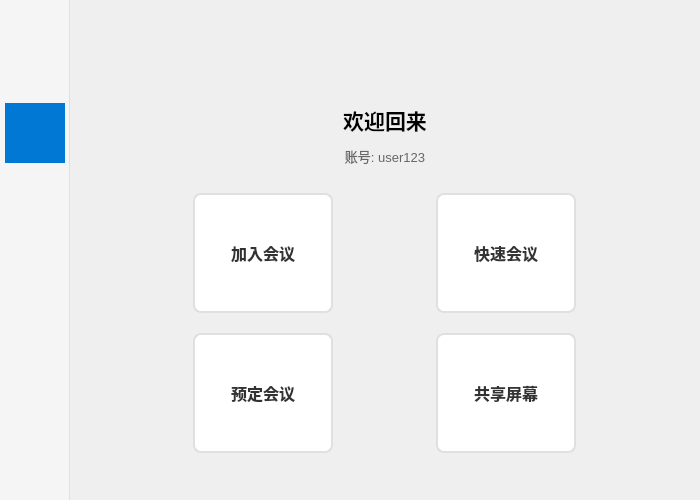
<?xml version="1.0" encoding="UTF-8"?>
<ui version="4.0">
 <class>Home</class>
 <widget class="QWidget" name="Home">
  <property name="geometry">
   <rect>
    <x>0</x>
    <y>0</y>
    <width>700</width>
    <height>500</height>
   </rect>
  </property>
  <property name="windowTitle">
   <string>MeetEx</string>
  </property>
  <layout class="QHBoxLayout" name="mainLayout">
   <property name="spacing">
    <number>0</number>
   </property>
   <property name="leftMargin">
    <number>0</number>
   </property>
   <property name="topMargin">
    <number>0</number>
   </property>
   <property name="rightMargin">
    <number>0</number>
   </property>
   <property name="bottomMargin">
    <number>0</number>
   </property>
   <item>
    <widget class="QWidget" name="sidebarWidget">
     <property name="minimumSize">
      <size>
       <width>70</width>
       <height>0</height>
      </size>
     </property>
     <property name="maximumSize">
      <size>
       <width>70</width>
       <height>16777215</height>
      </size>
     </property>
     <property name="styleSheet">
      <string notr="true">QWidget#sidebarWidget {
    background-color: #f5f5f5;
    border-right: 1px solid #e0e0e0;
}
QPushButton {
    border: none;
    background: transparent;
    padding: 10px;
}
QPushButton:hover {
    background-color: #e8e8e8;
}
QPushButton:checked {
    background-color: #0078d4;
}</string>
     </property>
     <layout class="QVBoxLayout" name="sidebarLayout">
      <property name="spacing">
       <number>5</number>
      </property>
      <property name="leftMargin">
       <number>5</number>
      </property>
      <property name="topMargin">
       <number>20</number>
      </property>
      <property name="rightMargin">
       <number>5</number>
      </property>
      <property name="bottomMargin">
       <number>20</number>
      </property>
      <item>
       <widget class="QPushButton" name="accountBtn">
        <property name="minimumSize">
         <size>
          <width>60</width>
          <height>60</height>
         </size>
        </property>
        <property name="maximumSize">
         <size>
          <width>60</width>
          <height>60</height>
         </size>
        </property>
        <property name="toolTip">
         <string>账号</string>
        </property>
        <property name="icon">
         <iconset resource="../res/home.qrc">
          <normaloff>:/assets/user.png</normaloff>:/assets/user.png</iconset>
        </property>
        <property name="iconSize">
         <size>
          <width>32</width>
          <height>32</height>
         </size>
        </property>
        <property name="checkable">
         <bool>true</bool>
        </property>
       </widget>
      </item>
      <item>
       <widget class="QPushButton" name="meetingBtn">
        <property name="minimumSize">
         <size>
          <width>60</width>
          <height>60</height>
         </size>
        </property>
        <property name="maximumSize">
         <size>
          <width>60</width>
          <height>60</height>
         </size>
        </property>
        <property name="toolTip">
         <string>会议</string>
        </property>
        <property name="icon">
         <iconset resource="../res/home.qrc">
          <normaloff>:/assets/meeting_2.png</normaloff>:/assets/meeting_2.png</iconset>
        </property>
        <property name="iconSize">
         <size>
          <width>32</width>
          <height>32</height>
         </size>
        </property>
        <property name="checkable">
         <bool>true</bool>
        </property>
        <property name="checked">
         <bool>true</bool>
        </property>
       </widget>
      </item>
      <item>
       <widget class="QPushButton" name="addressBookBtn">
        <property name="minimumSize">
         <size>
          <width>60</width>
          <height>60</height>
         </size>
        </property>
        <property name="maximumSize">
         <size>
          <width>60</width>
          <height>60</height>
         </size>
        </property>
        <property name="toolTip">
         <string>地址簿</string>
        </property>
        <property name="icon">
         <iconset resource="../res/home.qrc">
          <normaloff>:/assets/participants.png</normaloff>:/assets/participants.png</iconset>
        </property>
        <property name="iconSize">
         <size>
          <width>32</width>
          <height>32</height>
         </size>
        </property>
        <property name="checkable">
         <bool>true</bool>
        </property>
       </widget>
      </item>
      <item>
       <widget class="QPushButton" name="mailBtn">
        <property name="minimumSize">
         <size>
          <width>60</width>
          <height>60</height>
         </size>
        </property>
        <property name="maximumSize">
         <size>
          <width>60</width>
          <height>60</height>
         </size>
        </property>
        <property name="toolTip">
         <string>邮箱</string>
        </property>
        <property name="icon">
         <iconset resource="../res/home.qrc">
          <normaloff>:/assets/email.png</normaloff>:/assets/email.png</iconset>
        </property>
        <property name="iconSize">
         <size>
          <width>32</width>
          <height>32</height>
         </size>
        </property>
        <property name="checkable">
         <bool>true</bool>
        </property>
       </widget>
      </item>
      <item>
       <widget class="QPushButton" name="recordBtn">
        <property name="minimumSize">
         <size>
          <width>60</width>
          <height>60</height>
         </size>
        </property>
        <property name="maximumSize">
         <size>
          <width>60</width>
          <height>60</height>
         </size>
        </property>
        <property name="toolTip">
         <string>录制</string>
        </property>
        <property name="icon">
         <iconset resource="../res/home.qrc">
          <normaloff>:/assets/record_button.png</normaloff>:/assets/record_button.png</iconset>
        </property>
        <property name="iconSize">
         <size>
          <width>32</width>
          <height>32</height>
         </size>
        </property>
        <property name="checkable">
         <bool>true</bool>
        </property>
       </widget>
      </item>
      <item>
       <spacer name="sidebarSpacer">
        <property name="orientation">
         <enum>Qt::Vertical</enum>
        </property>
       </spacer>
      </item>
      <item>
       <widget class="QPushButton" name="settingsBtn">
        <property name="minimumSize">
         <size>
          <width>60</width>
          <height>60</height>
         </size>
        </property>
        <property name="maximumSize">
         <size>
          <width>60</width>
          <height>60</height>
         </size>
        </property>
        <property name="toolTip">
         <string>设置</string>
        </property>
        <property name="icon">
         <iconset resource="../res/home.qrc">
          <normaloff>:/assets/settings_cog.png</normaloff>:/assets/settings_cog.png</iconset>
        </property>
        <property name="iconSize">
         <size>
          <width>32</width>
          <height>32</height>
         </size>
        </property>
        <property name="checkable">
         <bool>true</bool>
        </property>
       </widget>
      </item>
     </layout>
    </widget>
   </item>
   <item>
    <widget class="QStackedWidget" name="stackedWidget">
     <property name="currentIndex">
      <number>0</number>
     </property>
     <widget class="QWidget" name="meetingPage">
      <layout class="QVBoxLayout" name="meetingPageLayout">
       <property name="spacing">
        <number>20</number>
       </property>
       <property name="leftMargin">
        <number>40</number>
       </property>
       <property name="topMargin">
        <number>30</number>
       </property>
       <property name="rightMargin">
        <number>40</number>
       </property>
       <property name="bottomMargin">
        <number>40</number>
       </property>
       <item>
        <layout class="QVBoxLayout" name="userInfoLayout">
         <property name="spacing">
          <number>10</number>
         </property>
         <item>
          <widget class="QLabel" name="avatarLabel">
           <property name="minimumSize">
            <size>
             <width>64</width>
             <height>64</height>
            </size>
           </property>
           <property name="maximumSize">
            <size>
             <width>64</width>
             <height>64</height>
            </size>
           </property>
           <property name="pixmap">
            <pixmap resource="../res/home.qrc">:/assets/user.png</pixmap>
           </property>
           <property name="scaledContents">
            <bool>true</bool>
           </property>
           <property name="alignment">
            <set>Qt::AlignCenter</set>
           </property>
          </widget>
         </item>
         <item>
          <widget class="QLabel" name="nicknameLabel">
           <property name="font">
            <font>
             <pointsize>16</pointsize>
             <bold>true</bold>
            </font>
           </property>
           <property name="text">
            <string>欢迎回来</string>
           </property>
           <property name="alignment">
            <set>Qt::AlignCenter</set>
           </property>
          </widget>
         </item>
         <item>
          <widget class="QLabel" name="accountInfoLabel">
           <property name="font">
            <font>
             <pointsize>10</pointsize>
            </font>
           </property>
           <property name="styleSheet">
            <string notr="true">color: #666666;</string>
           </property>
           <property name="text">
            <string>账号: user123</string>
           </property>
           <property name="alignment">
            <set>Qt::AlignCenter</set>
           </property>
          </widget>
         </item>
        </layout>
       </item>
       <item>
        <spacer name="topSpacer">
         <property name="orientation">
          <enum>Qt::Vertical</enum>
         </property>
        </spacer>
       </item>
       <item>
        <layout class="QGridLayout" name="functionGrid">
         <property name="spacing">
          <number>20</number>
         </property>
         <item row="0" column="0">
          <widget class="QPushButton" name="joinmeetingBtn">
           <property name="minimumSize">
            <size>
             <width>140</width>
             <height>120</height>
            </size>
           </property>
           <property name="maximumSize">
            <size>
             <width>140</width>
             <height>120</height>
            </size>
           </property>
           <property name="font">
            <font>
             <pointsize>12</pointsize>
             <bold>true</bold>
            </font>
           </property>
           <property name="styleSheet">
            <string notr="true">QPushButton {
    background-color: #ffffff;
    border: 2px solid #e0e0e0;
    border-radius: 8px;
    color: #333333;
}
QPushButton:hover {
    background-color: #f0f7ff;
    border-color: #0078d4;
}
QPushButton:pressed {
    background-color: #0078d4;
    color: #ffffff;
}</string>
           </property>
           <property name="text">
            <string>加入会议</string>
           </property>
           <property name="icon">
            <iconset resource="../res/home.qrc">
             <normaloff>:/assets/online_meeting_2.png</normaloff>:/assets/online_meeting_2.png</iconset>
           </property>
           <property name="iconSize">
            <size>
             <width>48</width>
             <height>48</height>
            </size>
           </property>
          </widget>
         </item>
         <item row="0" column="1">
          <widget class="QPushButton" name="quickmeetingBtn">
           <property name="minimumSize">
            <size>
             <width>140</width>
             <height>120</height>
            </size>
           </property>
           <property name="maximumSize">
            <size>
             <width>140</width>
             <height>120</height>
            </size>
           </property>
           <property name="font">
            <font>
             <pointsize>12</pointsize>
             <bold>true</bold>
            </font>
           </property>
           <property name="styleSheet">
            <string notr="true">QPushButton {
    background-color: #ffffff;
    border: 2px solid #e0e0e0;
    border-radius: 8px;
    color: #333333;
}
QPushButton:hover {
    background-color: #f0f7ff;
    border-color: #0078d4;
}
QPushButton:pressed {
    background-color: #0078d4;
    color: #ffffff;
}</string>
           </property>
           <property name="text">
            <string>快速会议</string>
           </property>
           <property name="icon">
            <iconset resource="../res/home.qrc">
             <normaloff>:/assets/video_calling.png</normaloff>:/assets/video_calling.png</iconset>
           </property>
           <property name="iconSize">
            <size>
             <width>48</width>
             <height>48</height>
            </size>
           </property>
          </widget>
         </item>
         <item row="1" column="0">
          <widget class="QPushButton" name="bookmeetingBtn">
           <property name="minimumSize">
            <size>
             <width>140</width>
             <height>120</height>
            </size>
           </property>
           <property name="maximumSize">
            <size>
             <width>140</width>
             <height>120</height>
            </size>
           </property>
           <property name="font">
            <font>
             <pointsize>12</pointsize>
             <bold>true</bold>
            </font>
           </property>
           <property name="styleSheet">
            <string notr="true">QPushButton {
    background-color: #ffffff;
    border: 2px solid #e0e0e0;
    border-radius: 8px;
    color: #333333;
}
QPushButton:hover {
    background-color: #f0f7ff;
    border-color: #0078d4;
}
QPushButton:pressed {
    background-color: #0078d4;
    color: #ffffff;
}</string>
           </property>
           <property name="text">
            <string>预定会议</string>
           </property>
           <property name="icon">
            <iconset resource="../res/home.qrc">
             <normaloff>:/assets/video_conference.png</normaloff>:/assets/video_conference.png</iconset>
           </property>
           <property name="iconSize">
            <size>
             <width>48</width>
             <height>48</height>
            </size>
           </property>
          </widget>
         </item>
         <item row="1" column="1">
          <widget class="QPushButton" name="sharescreenBtn">
           <property name="minimumSize">
            <size>
             <width>140</width>
             <height>120</height>
            </size>
           </property>
           <property name="maximumSize">
            <size>
             <width>140</width>
             <height>120</height>
            </size>
           </property>
           <property name="font">
            <font>
             <pointsize>12</pointsize>
             <bold>true</bold>
            </font>
           </property>
           <property name="styleSheet">
            <string notr="true">QPushButton {
    background-color: #ffffff;
    border: 2px solid #e0e0e0;
    border-radius: 8px;
    color: #333333;
}
QPushButton:hover {
    background-color: #f0f7ff;
    border-color: #0078d4;
}
QPushButton:pressed {
    background-color: #0078d4;
    color: #ffffff;
}</string>
           </property>
           <property name="text">
            <string>共享屏幕</string>
           </property>
           <property name="icon">
            <iconset resource="../res/home.qrc">
             <normaloff>:/assets/share_screen.png</normaloff>:/assets/share_screen.png</iconset>
           </property>
           <property name="iconSize">
            <size>
             <width>48</width>
             <height>48</height>
            </size>
           </property>
          </widget>
         </item>
        </layout>
       </item>
       <item>
        <spacer name="bottomSpacer">
         <property name="orientation">
          <enum>Qt::Vertical</enum>
         </property>
        </spacer>
       </item>
      </layout>
     </widget>
     <widget class="QWidget" name="accountPage"/>
     <widget class="QWidget" name="addressBookPage"/>
     <widget class="QWidget" name="mailPage"/>
     <widget class="QWidget" name="recordPage"/>
     <widget class="QWidget" name="settingsPage"/>
    </widget>
   </item>
  </layout>
 </widget>
 <resources>
  <include location="../res/home.qrc"/>
 </resources>
 <connections>
  <connection>
   <sender>joinmeetingBtn</sender>
   <signal>clicked()</signal>
   <receiver>Home</receiver>
   <slot>onJoinMeeting()</slot>
  </connection>
  <connection>
   <sender>quickmeetingBtn</sender>
   <signal>clicked()</signal>
   <receiver>Home</receiver>
   <slot>onQuickMeeting()</slot>
  </connection>
  <connection>
   <sender>bookmeetingBtn</sender>
   <signal>clicked()</signal>
   <receiver>Home</receiver>
   <slot>onBookMeeting()</slot>
  </connection>
  <connection>
   <sender>sharescreenBtn</sender>
   <signal>clicked()</signal>
   <receiver>Home</receiver>
   <slot>onShareScreen()</slot>
  </connection>
 </connections>
 <slots>
  <slot>onJoinMeeting()</slot>
  <slot>onQuickMeeting()</slot>
  <slot>onBookMeeting()</slot>
  <slot>onShareScreen()</slot>
 </slots>
</ui>
